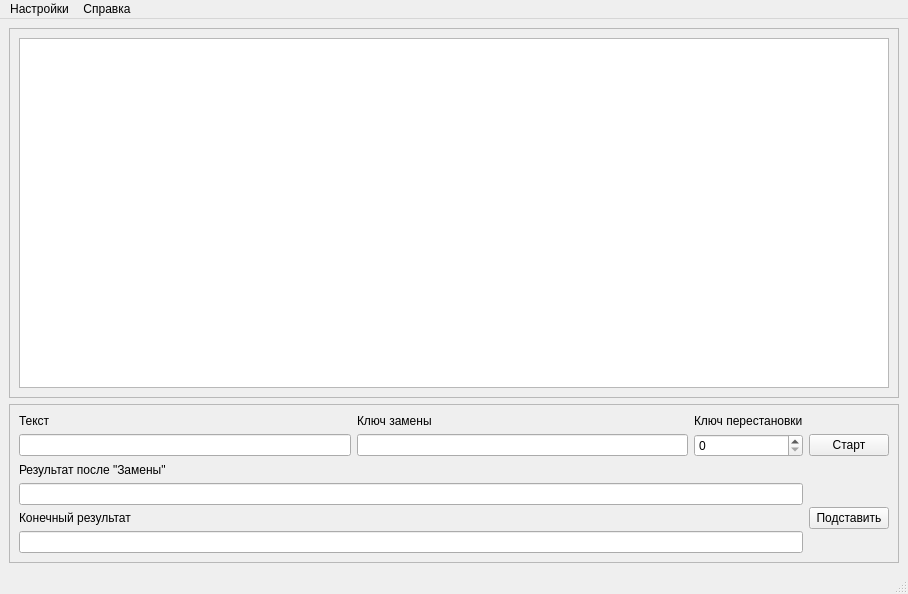
<?xml version="1.0" encoding="UTF-8"?>
<ui version="4.0">
 <class>MainWindow</class>
 <widget class="QMainWindow" name="MainWindow">
  <property name="geometry">
   <rect>
    <x>0</x>
    <y>0</y>
    <width>908</width>
    <height>594</height>
   </rect>
  </property>
  <property name="windowTitle">
   <string>Демонстрация алгоритма шифрования</string>
  </property>
  <widget class="QWidget" name="centralwidget">
   <layout class="QVBoxLayout" name="verticalLayout">
    <item>
     <widget class="QFrame" name="frame">
      <property name="frameShape">
       <enum>QFrame::StyledPanel</enum>
      </property>
      <property name="frameShadow">
       <enum>QFrame::Raised</enum>
      </property>
      <layout class="QVBoxLayout" name="verticalLayout_2">
       <item>
        <widget class="QTextBrowser" name="HelpBrowser"/>
       </item>
      </layout>
     </widget>
    </item>
    <item alignment="Qt::AlignBottom">
     <widget class="QFrame" name="frame_2">
      <property name="frameShape">
       <enum>QFrame::StyledPanel</enum>
      </property>
      <property name="frameShadow">
       <enum>QFrame::Raised</enum>
      </property>
      <layout class="QGridLayout" name="gridLayout_2">
       <item row="2" column="0" colspan="2">
        <widget class="QLabel" name="Result1Label">
         <property name="text">
          <string>Результат после &quot;Замены&quot;</string>
         </property>
        </widget>
       </item>
       <item row="1" column="2">
        <widget class="QSpinBox" name="KeySpin">
         <property name="enabled">
          <bool>true</bool>
         </property>
        </widget>
       </item>
       <item row="0" column="0">
        <widget class="QLabel" name="InputLabel">
         <property name="text">
          <string>Текст</string>
         </property>
        </widget>
       </item>
       <item row="4" column="0">
        <widget class="QLabel" name="Result2Label">
         <property name="text">
          <string>Конечный результат</string>
         </property>
        </widget>
       </item>
       <item row="0" column="2">
        <widget class="QLabel" name="label_3">
         <property name="text">
          <string>Ключ перестановки</string>
         </property>
        </widget>
       </item>
       <item row="1" column="3">
        <widget class="QPushButton" name="ActionButton">
         <property name="text">
          <string>Старт</string>
         </property>
        </widget>
       </item>
       <item row="1" column="0">
        <widget class="QLineEdit" name="InputEdit"/>
       </item>
       <item row="1" column="1">
        <widget class="QLineEdit" name="KeyEdit"/>
       </item>
       <item row="0" column="1">
        <widget class="QLabel" name="label_2">
         <property name="text">
          <string>Ключ замены</string>
         </property>
        </widget>
       </item>
       <item row="3" column="0" colspan="3">
        <widget class="QLineEdit" name="Result1Edit">
         <property name="readOnly">
          <bool>true</bool>
         </property>
        </widget>
       </item>
       <item row="5" column="0" colspan="3">
        <widget class="QLineEdit" name="Result2Edit">
         <property name="enabled">
          <bool>true</bool>
         </property>
         <property name="font">
          <font>
           <weight>75</weight>
           <bold>true</bold>
          </font>
         </property>
         <property name="readOnly">
          <bool>false</bool>
         </property>
        </widget>
       </item>
       <item row="3" column="3" rowspan="3">
        <widget class="QPushButton" name="ChangeTextButton">
         <property name="text">
          <string>Подставить</string>
         </property>
        </widget>
       </item>
      </layout>
     </widget>
    </item>
   </layout>
  </widget>
  <widget class="QMenuBar" name="menubar">
   <property name="geometry">
    <rect>
     <x>0</x>
     <y>0</y>
     <width>908</width>
     <height>21</height>
    </rect>
   </property>
   <widget class="QMenu" name="menu">
    <property name="title">
     <string>Настройки</string>
    </property>
    <widget class="QMenu" name="LangMenu">
     <property name="title">
      <string>Язык ввода</string>
     </property>
     <addaction name="SetRusAction"/>
     <addaction name="SetEngAction"/>
    </widget>
    <widget class="QMenu" name="ModeMenu">
     <property name="title">
      <string>Режим</string>
     </property>
     <addaction name="SetEncryptAction"/>
     <addaction name="SetDecryptAction"/>
    </widget>
    <addaction name="LangMenu"/>
    <addaction name="ModeMenu"/>
    <addaction name="separator"/>
    <addaction name="ExitAction"/>
   </widget>
   <widget class="QMenu" name="Reference">
    <property name="title">
     <string>Справка</string>
    </property>
    <addaction name="HelpEncAction"/>
    <addaction name="HelpDecAction"/>
    <addaction name="HelpToolsAction"/>
   </widget>
   <addaction name="menu"/>
   <addaction name="Reference"/>
  </widget>
  <widget class="QStatusBar" name="statusbar"/>
  <action name="SetRusAction">
   <property name="checkable">
    <bool>true</bool>
   </property>
   <property name="checked">
    <bool>true</bool>
   </property>
   <property name="text">
    <string>Русский</string>
   </property>
  </action>
  <action name="SetEngAction">
   <property name="checkable">
    <bool>true</bool>
   </property>
   <property name="text">
    <string>Английский</string>
   </property>
  </action>
  <action name="SetEncryptAction">
   <property name="checkable">
    <bool>true</bool>
   </property>
   <property name="checked">
    <bool>true</bool>
   </property>
   <property name="text">
    <string>Зашифровать</string>
   </property>
  </action>
  <action name="SetDecryptAction">
   <property name="checkable">
    <bool>true</bool>
   </property>
   <property name="text">
    <string>Расшифровать</string>
   </property>
  </action>
  <action name="ExitAction">
   <property name="text">
    <string>Выход</string>
   </property>
  </action>
  <action name="HelpEncAction">
   <property name="text">
    <string>Шифрование</string>
   </property>
  </action>
  <action name="HelpDecAction">
   <property name="text">
    <string>Расшифрование</string>
   </property>
  </action>
  <action name="HelpToolsAction">
   <property name="text">
    <string>Инструменты</string>
   </property>
  </action>
 </widget>
 <resources/>
 <connections>
  <connection>
   <sender>ExitAction</sender>
   <signal>triggered()</signal>
   <receiver>MainWindow</receiver>
   <slot>close()</slot>
   <hints>
    <hint type="sourcelabel">
     <x>-1</x>
     <y>-1</y>
    </hint>
    <hint type="destinationlabel">
     <x>399</x>
     <y>299</y>
    </hint>
   </hints>
  </connection>
 </connections>
</ui>
